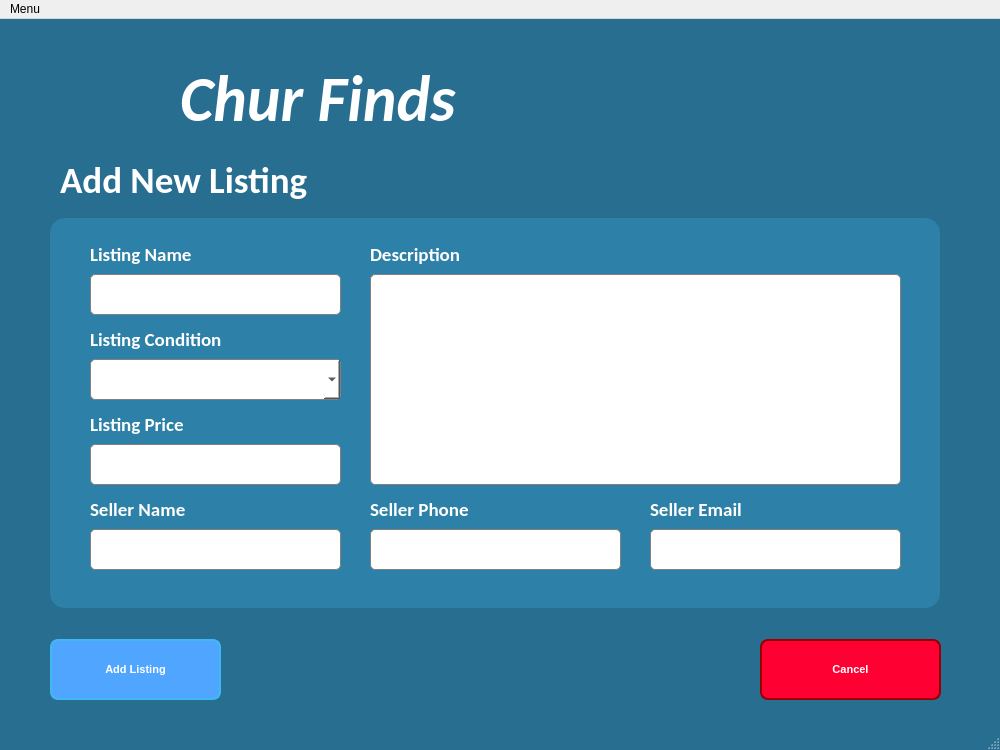
<?xml version="1.0" encoding="UTF-8"?>
<ui version="4.0">
 <class>AddListing</class>
 <widget class="QMainWindow" name="AddListing">
  <property name="geometry">
   <rect>
    <x>0</x>
    <y>0</y>
    <width>1000</width>
    <height>750</height>
   </rect>
  </property>
  <property name="windowTitle">
   <string>Edit Current Listing</string>
  </property>
  <property name="windowIcon">
   <iconset>
    <activeon>ChurFindsLogo.png</activeon>
   </iconset>
  </property>
  <property name="styleSheet">
   <string notr="true">QMainWindow {
    background-color: #276E91; /* Replace with your desired blue hex code */
}

QWidget#centralwidget {
    /* Sets the color for the main content area */
    background-color: #276E91; 
}</string>
  </property>
  <widget class="QWidget" name="centralwidget">
   <widget class="QTextEdit" name="ListingNameInput">
    <property name="geometry">
     <rect>
      <x>90</x>
      <y>255</y>
      <width>251</width>
      <height>41</height>
     </rect>
    </property>
    <property name="font">
     <font>
      <family>Calibri Light</family>
      <pointsize>11</pointsize>
     </font>
    </property>
    <property name="styleSheet">
     <string notr="true">border-radius: 5px;
border: 1px solid gray; 
background-color: white;</string>
    </property>
    <property name="frameShadow">
     <enum>QFrame::Raised</enum>
    </property>
   </widget>
   <widget class="QLabel" name="CompanyName">
    <property name="geometry">
     <rect>
      <x>180</x>
      <y>20</y>
      <width>1118</width>
      <height>121</height>
     </rect>
    </property>
    <property name="font">
     <font>
      <family>Calibri</family>
      <pointsize>36</pointsize>
      <weight>75</weight>
      <italic>true</italic>
      <bold>true</bold>
     </font>
    </property>
    <property name="acceptDrops">
     <bool>false</bool>
    </property>
    <property name="autoFillBackground">
     <bool>false</bool>
    </property>
    <property name="styleSheet">
     <string notr="true">QLabel {
    color: #FFFFFF; /* Sets the text color to the bright logo blue */
    font-size: 36pt; /* You can also change size here */
}</string>
    </property>
    <property name="frameShadow">
     <enum>QFrame::Plain</enum>
    </property>
    <property name="text">
     <string>&lt;html&gt;&lt;head/&gt;&lt;body&gt;&lt;p&gt;&lt;span style=&quot; font-size:48pt;&quot;&gt;Chur Finds&lt;/span&gt;&lt;/p&gt;&lt;/body&gt;&lt;/html&gt;</string>
    </property>
    <property name="scaledContents">
     <bool>true</bool>
    </property>
    <property name="alignment">
     <set>Qt::AlignLeading|Qt::AlignLeft|Qt::AlignVCenter</set>
    </property>
    <property name="wordWrap">
     <bool>true</bool>
    </property>
   </widget>
   <widget class="QLabel" name="FormTitle">
    <property name="geometry">
     <rect>
      <x>60</x>
      <y>110</y>
      <width>461</width>
      <height>101</height>
     </rect>
    </property>
    <property name="font">
     <font>
      <family>Calibri</family>
      <pointsize>28</pointsize>
      <weight>75</weight>
      <bold>true</bold>
     </font>
    </property>
    <property name="styleSheet">
     <string notr="true">color: rgb(255, 255, 255);</string>
    </property>
    <property name="text">
     <string>Add New Listing</string>
    </property>
   </widget>
   <widget class="QPushButton" name="AddListingButton">
    <property name="geometry">
     <rect>
      <x>50</x>
      <y>620</y>
      <width>171</width>
      <height>61</height>
     </rect>
    </property>
    <property name="sizePolicy">
     <sizepolicy hsizetype="Expanding" vsizetype="Expanding">
      <horstretch>0</horstretch>
      <verstretch>0</verstretch>
     </sizepolicy>
    </property>
    <property name="font">
     <font>
      <pointsize>8</pointsize>
      <weight>75</weight>
      <bold>true</bold>
     </font>
    </property>
    <property name="cursor">
     <cursorShape>PointingHandCursor</cursorShape>
    </property>
    <property name="autoFillBackground">
     <bool>false</bool>
    </property>
    <property name="styleSheet">
     <string notr="true">QPushButton#AddListingButton:hover {
background-color: #276E91;
}

QPushButton#AddListingButton {
/* Keeping Search Button style the same as before for contrast */
background-color: rgb(80, 165, 255);
color: white;
border-radius: 8px;
padding: 10px 15px;
border: 2px solid #41B8F2;
font-weight: bold;
font-size: 8pt;
}</string>
    </property>
    <property name="text">
     <string>Add Listing</string>
    </property>
    <property name="iconSize">
     <size>
      <width>20</width>
      <height>14</height>
     </size>
    </property>
   </widget>
   <widget class="QLabel" name="listingDescriptionLabel">
    <property name="geometry">
     <rect>
      <x>370</x>
      <y>210</y>
      <width>161</width>
      <height>51</height>
     </rect>
    </property>
    <property name="font">
     <font>
      <family>Calibri</family>
      <pointsize>14</pointsize>
      <weight>75</weight>
      <bold>true</bold>
     </font>
    </property>
    <property name="styleSheet">
     <string notr="true">color: rgb(255, 255, 255);</string>
    </property>
    <property name="text">
     <string>Description</string>
    </property>
   </widget>
   <widget class="QLabel" name="listingSNameLabel">
    <property name="geometry">
     <rect>
      <x>90</x>
      <y>465</y>
      <width>161</width>
      <height>51</height>
     </rect>
    </property>
    <property name="font">
     <font>
      <family>Calibri</family>
      <pointsize>14</pointsize>
      <weight>75</weight>
      <bold>true</bold>
     </font>
    </property>
    <property name="styleSheet">
     <string notr="true">color: rgb(255, 255, 255);</string>
    </property>
    <property name="text">
     <string>Seller Name</string>
    </property>
   </widget>
   <widget class="QLabel" name="listingNameLabel">
    <property name="geometry">
     <rect>
      <x>90</x>
      <y>210</y>
      <width>161</width>
      <height>51</height>
     </rect>
    </property>
    <property name="font">
     <font>
      <family>Calibri</family>
      <pointsize>14</pointsize>
      <weight>75</weight>
      <bold>true</bold>
     </font>
    </property>
    <property name="styleSheet">
     <string notr="true">color: rgb(255, 255, 255);</string>
    </property>
    <property name="text">
     <string>Listing Name</string>
    </property>
   </widget>
   <widget class="QTextEdit" name="ListingPriceInput">
    <property name="geometry">
     <rect>
      <x>90</x>
      <y>425</y>
      <width>251</width>
      <height>41</height>
     </rect>
    </property>
    <property name="font">
     <font>
      <family>Calibri Light</family>
      <pointsize>11</pointsize>
     </font>
    </property>
    <property name="styleSheet">
     <string notr="true">border-radius: 5px;
border: 1px solid gray; 
background-color: white;</string>
    </property>
    <property name="frameShadow">
     <enum>QFrame::Raised</enum>
    </property>
   </widget>
   <widget class="QLabel" name="listingSPhoneLabel">
    <property name="geometry">
     <rect>
      <x>370</x>
      <y>465</y>
      <width>161</width>
      <height>51</height>
     </rect>
    </property>
    <property name="font">
     <font>
      <family>Calibri</family>
      <pointsize>14</pointsize>
      <weight>75</weight>
      <bold>true</bold>
     </font>
    </property>
    <property name="styleSheet">
     <string notr="true">color: rgb(255, 255, 255);</string>
    </property>
    <property name="text">
     <string>Seller Phone</string>
    </property>
   </widget>
   <widget class="QTextEdit" name="ListingSNameInput">
    <property name="geometry">
     <rect>
      <x>90</x>
      <y>510</y>
      <width>251</width>
      <height>41</height>
     </rect>
    </property>
    <property name="font">
     <font>
      <family>Calibri Light</family>
      <pointsize>11</pointsize>
     </font>
    </property>
    <property name="styleSheet">
     <string notr="true">border-radius: 5px;
border: 1px solid gray; 
background-color: white;</string>
    </property>
    <property name="frameShadow">
     <enum>QFrame::Raised</enum>
    </property>
   </widget>
   <widget class="QPushButton" name="CancelButton">
    <property name="geometry">
     <rect>
      <x>760</x>
      <y>620</y>
      <width>181</width>
      <height>61</height>
     </rect>
    </property>
    <property name="sizePolicy">
     <sizepolicy hsizetype="Expanding" vsizetype="Expanding">
      <horstretch>0</horstretch>
      <verstretch>0</verstretch>
     </sizepolicy>
    </property>
    <property name="font">
     <font>
      <pointsize>8</pointsize>
      <weight>75</weight>
      <bold>true</bold>
     </font>
    </property>
    <property name="cursor">
     <cursorShape>PointingHandCursor</cursorShape>
    </property>
    <property name="autoFillBackground">
     <bool>false</bool>
    </property>
    <property name="styleSheet">
     <string notr="true">QPushButton#CancelButton {
/* Keeping Search Button style the same as before for contrast */
background-color: #FF0033;
color: white;
border-radius: 8px;
padding: 10px 15px;
border: 2px solid #C20027;
font-weight: bold;
font-size: 8pt;
}

QPushButton#CancelButton:hover {
background-color: #C20027;
}

QPushButton#CancelButton {
/* Keeping Search Button style the same as before for contrast */
background-color: #FF0033;
color: white;
border-radius: 8px;
padding: 10px 15px;
border: 2px solid rgb(149, 0, 0);
font-weight: bold;
font-size: 8pt;
}
</string>
    </property>
    <property name="text">
     <string>Cancel</string>
    </property>
    <property name="iconSize">
     <size>
      <width>20</width>
      <height>14</height>
     </size>
    </property>
   </widget>
   <widget class="QTextEdit" name="ListingSEmailInput">
    <property name="geometry">
     <rect>
      <x>650</x>
      <y>510</y>
      <width>251</width>
      <height>41</height>
     </rect>
    </property>
    <property name="font">
     <font>
      <family>Calibri Light</family>
      <pointsize>11</pointsize>
     </font>
    </property>
    <property name="styleSheet">
     <string notr="true">border-radius: 5px;
border: 1px solid gray; 
background-color: white;</string>
    </property>
    <property name="frameShadow">
     <enum>QFrame::Raised</enum>
    </property>
   </widget>
   <widget class="QLabel" name="listingSEmailLabel">
    <property name="geometry">
     <rect>
      <x>650</x>
      <y>465</y>
      <width>161</width>
      <height>51</height>
     </rect>
    </property>
    <property name="font">
     <font>
      <family>Calibri</family>
      <pointsize>14</pointsize>
      <weight>75</weight>
      <bold>true</bold>
     </font>
    </property>
    <property name="styleSheet">
     <string notr="true">color: rgb(255, 255, 255);</string>
    </property>
    <property name="text">
     <string>Seller Email</string>
    </property>
   </widget>
   <widget class="QComboBox" name="ConditionOptions">
    <property name="geometry">
     <rect>
      <x>90</x>
      <y>340</y>
      <width>251</width>
      <height>41</height>
     </rect>
    </property>
    <property name="font">
     <font>
      <family>Calibri</family>
      <pointsize>9</pointsize>
     </font>
    </property>
    <property name="styleSheet">
     <string notr="true">border-radius: 5px;
border: 1px solid gray; 
background-color: white;</string>
    </property>
    <property name="currentText">
     <string/>
    </property>
    <property name="maxVisibleItems">
     <number>4</number>
    </property>
    <property name="modelColumn">
     <number>0</number>
    </property>
   </widget>
   <widget class="QLabel" name="CompanyLogo">
    <property name="geometry">
     <rect>
      <x>50</x>
      <y>20</y>
      <width>111</width>
      <height>111</height>
     </rect>
    </property>
    <property name="text">
     <string/>
    </property>
    <property name="pixmap">
     <pixmap>ChurFindsLogo.png</pixmap>
    </property>
    <property name="scaledContents">
     <bool>true</bool>
    </property>
   </widget>
   <widget class="QTextEdit" name="ListingSPhoneInput">
    <property name="geometry">
     <rect>
      <x>370</x>
      <y>510</y>
      <width>251</width>
      <height>41</height>
     </rect>
    </property>
    <property name="font">
     <font>
      <family>Calibri Light</family>
      <pointsize>11</pointsize>
     </font>
    </property>
    <property name="styleSheet">
     <string notr="true">border-radius: 5px;
border: 1px solid gray; 
background-color: white;</string>
    </property>
    <property name="frameShadow">
     <enum>QFrame::Raised</enum>
    </property>
   </widget>
   <widget class="QTextEdit" name="ListingDescInput">
    <property name="geometry">
     <rect>
      <x>370</x>
      <y>255</y>
      <width>531</width>
      <height>211</height>
     </rect>
    </property>
    <property name="font">
     <font>
      <family>Calibri Light</family>
      <pointsize>11</pointsize>
     </font>
    </property>
    <property name="styleSheet">
     <string notr="true">border-radius: 5px;
border: 1px solid gray; 
background-color: white;</string>
    </property>
    <property name="frameShadow">
     <enum>QFrame::Raised</enum>
    </property>
   </widget>
   <widget class="QListWidget" name="listWidget">
    <property name="geometry">
     <rect>
      <x>50</x>
      <y>199</y>
      <width>890</width>
      <height>390</height>
     </rect>
    </property>
    <property name="sizePolicy">
     <sizepolicy hsizetype="Preferred" vsizetype="Expanding">
      <horstretch>0</horstretch>
      <verstretch>0</verstretch>
     </sizepolicy>
    </property>
    <property name="font">
     <font>
      <pointsize>10</pointsize>
     </font>
    </property>
    <property name="styleSheet">
     <string notr="true">QListWidget {
        border-radius: 15px;
        border: 1px solid #rgb(39, 110, 144); /* Silver/light gray border */
        background-color: rgb(45, 128, 167);
        padding: 5px;
}</string>
    </property>
   </widget>
   <widget class="QLabel" name="listingConditionLabel">
    <property name="geometry">
     <rect>
      <x>90</x>
      <y>295</y>
      <width>371</width>
      <height>51</height>
     </rect>
    </property>
    <property name="font">
     <font>
      <family>Calibri</family>
      <pointsize>14</pointsize>
      <weight>75</weight>
      <bold>true</bold>
     </font>
    </property>
    <property name="styleSheet">
     <string notr="true">color: rgb(255, 255, 255);</string>
    </property>
    <property name="text">
     <string>Listing Condition</string>
    </property>
   </widget>
   <widget class="QLabel" name="listingPriceLabel">
    <property name="geometry">
     <rect>
      <x>90</x>
      <y>380</y>
      <width>161</width>
      <height>51</height>
     </rect>
    </property>
    <property name="font">
     <font>
      <family>Calibri</family>
      <pointsize>14</pointsize>
      <weight>75</weight>
      <bold>true</bold>
     </font>
    </property>
    <property name="styleSheet">
     <string notr="true">color: rgb(255, 255, 255);</string>
    </property>
    <property name="text">
     <string>Listing Price</string>
    </property>
   </widget>
   <zorder>listWidget</zorder>
   <zorder>ListingNameInput</zorder>
   <zorder>CompanyName</zorder>
   <zorder>FormTitle</zorder>
   <zorder>AddListingButton</zorder>
   <zorder>listingDescriptionLabel</zorder>
   <zorder>listingSNameLabel</zorder>
   <zorder>listingNameLabel</zorder>
   <zorder>ListingPriceInput</zorder>
   <zorder>listingSPhoneLabel</zorder>
   <zorder>ListingSNameInput</zorder>
   <zorder>CancelButton</zorder>
   <zorder>ListingSEmailInput</zorder>
   <zorder>listingSEmailLabel</zorder>
   <zorder>ConditionOptions</zorder>
   <zorder>CompanyLogo</zorder>
   <zorder>ListingSPhoneInput</zorder>
   <zorder>ListingDescInput</zorder>
   <zorder>listingConditionLabel</zorder>
   <zorder>listingPriceLabel</zorder>
  </widget>
  <widget class="QMenuBar" name="menubar">
   <property name="geometry">
    <rect>
     <x>0</x>
     <y>0</y>
     <width>1000</width>
     <height>18</height>
    </rect>
   </property>
   <widget class="QMenu" name="menuMenu">
    <property name="title">
     <string>Menu</string>
    </property>
    <addaction name="actionQuit"/>
   </widget>
   <addaction name="menuMenu"/>
  </widget>
  <widget class="QStatusBar" name="statusbar"/>
  <action name="actionQuit">
   <property name="text">
    <string>Quit</string>
   </property>
  </action>
 </widget>
 <resources/>
 <connections/>
</ui>
